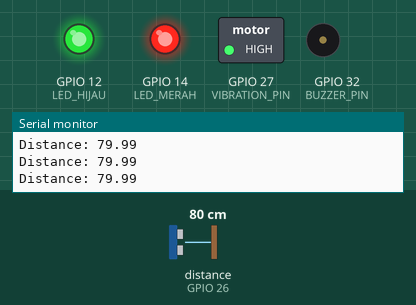
Bench run of a sketch on a simulated ESP32. Parts: switched loads named in the sketch (green lamp = pin HIGH), output pins drawn as LEDs (lit = HIGH), buzzer (waves = sounding, pin HIGH), the last lines printed to the serial monitor. Wiring (inferred from the names in the program): ultrasonic range finder: trigger GPIO 25; echo GPIO 26. Inputs (shaded band) come from the test bench; at power-on: distance to the obstacle (sensor on GPIO 26) 80 cm. The echo pulse lasts 58.3 µs per cm; pins used as bus, display or sensor lines are not drawn.

Above: at 1.2 s.
1.3 s: distance to the obstacle (sensor on GPIO 26) set to 6 cm
At 1.66 s:
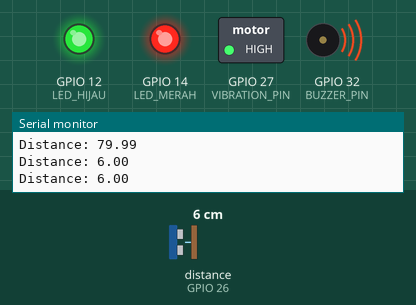
4.3 s: distance to the obstacle (sensor on GPIO 26) set to 3 cm
At 4.7 s:
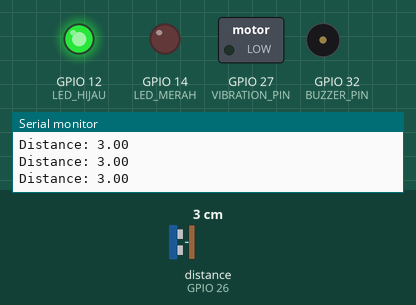
5.9 s: distance to the obstacle (sensor on GPIO 26) set to 9 cm
At 6.35 s:
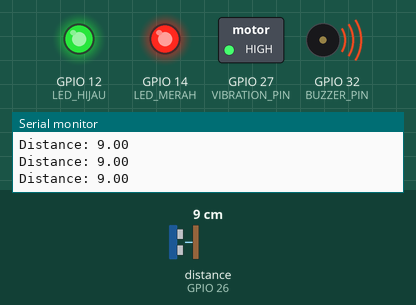
8.9 s: distance to the obstacle (sensor on GPIO 26) set to 2 cm
At 9.4 s:
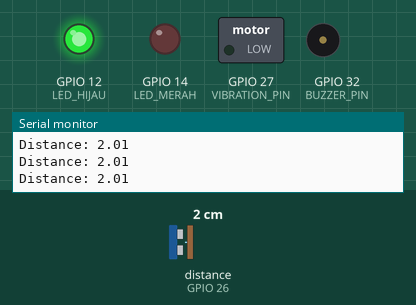
Timing chart, 0 to 11.5 s (numbered marks = the images above; inputs shaded):
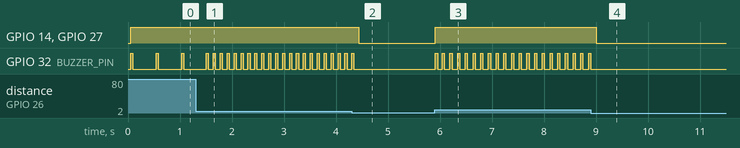

Measured:
- the behaviour switches between 5 and 4 cm on distance to the obstacle (sensor on GPIO 26) (found by bisection; images 1 and 2)
- after the input at 1.3 s, GPIO 32 (BUZZER_PIN): alternates HIGH for 0.04 s and LOW for 0.09 s, starting after 0.34 s
- after the input at 4.3 s, GPIO 14 (LED_MERAH), GPIO 27 (VIBRATION_PIN): HIGH → LOW after 0.14 s; GPIO 32 (BUZZER_PIN): goes on until 4.3 s, then stays LOW
- after the input at 5.9 s, GPIO 14 (LED_MERAH), GPIO 27 (VIBRATION_PIN): LOW → HIGH at once; GPIO 32 (BUZZER_PIN): alternates HIGH for 0.04 s and LOW for 0.11 s, starting at once
- after the input at 8.9 s, GPIO 14 (LED_MERAH), GPIO 27 (VIBRATION_PIN): HIGH → LOW after 0.10 s; GPIO 32 (BUZZER_PIN): stops changing and stays LOW
- by itself, GPIO 32 (BUZZER_PIN): alternates HIGH for 0.04 s and LOW for 0.45 s

The sketch:

main2.ino
```cpp
#define TRIG_PIN 25
#define ECHO_PIN 26

#define BUZZER_PIN 32
#define VIBRATION_PIN 27

#define LED_HIJAU 12
#define LED_MERAH 14

// ================== KONSTANTA ==================
#define MAX_DISTANCE 100
#define MIN_DISTANCE 5
#define SAMPLE_COUNT 5
#define TIMEOUT 30000

float distance = 0;

// ================== SETUP ==================
void setup() {

  Serial.begin(115200);

  pinMode(TRIG_PIN, OUTPUT);
  pinMode(ECHO_PIN, INPUT);

  pinMode(BUZZER_PIN, OUTPUT);
  pinMode(VIBRATION_PIN, OUTPUT);

  pinMode(LED_HIJAU, OUTPUT);
  pinMode(LED_MERAH, OUTPUT);

  digitalWrite(LED_HIJAU, HIGH);
}

// ================== LOOP ==================
void loop() {

  distance = getFilteredDistance();

  Serial.print("Distance: ");
  Serial.println(distance);

  if (distance > MIN_DISTANCE && distance <= MAX_DISTANCE) {

    digitalWrite(LED_MERAH, HIGH);
    digitalWrite(VIBRATION_PIN, HIGH);

    int interval = map(distance, MIN_DISTANCE, MAX_DISTANCE, 60, 500);
    interval = constrain(interval, 60, 500);

    digitalWrite(BUZZER_PIN, HIGH);
    delay(40);
    digitalWrite(BUZZER_PIN, LOW);
    delay(interval);
  }

  else {

    digitalWrite(LED_MERAH, LOW);
    digitalWrite(VIBRATION_PIN, LOW);
    digitalWrite(BUZZER_PIN, LOW);
  }
}

// ================== ULTRASONIC ==================

float readUltrasonic() {

  digitalWrite(TRIG_PIN, LOW);
  delayMicroseconds(3);

  digitalWrite(TRIG_PIN, HIGH);
  delayMicroseconds(10);
  digitalWrite(TRIG_PIN, LOW);

  long duration = pulseIn(ECHO_PIN, HIGH, TIMEOUT);

  if (duration == 0) return -1;

  float distance = duration * 0.0343 / 2;

  return distance;
}

// ================== FILTER ==================

float getFilteredDistance() {

  float readings[SAMPLE_COUNT];

  for (int i = 0; i < SAMPLE_COUNT; i++) {

    readings[i] = readUltrasonic();
    delay(5);
  }

  float sum = 0;
  int valid = 0;

  for (int i = 0; i < SAMPLE_COUNT; i++) {

    if (readings[i] > 0) {
      sum += readings[i];
      valid++;
    }
  }

  if (valid == 0) return -1;

  return sum / valid;
}
```
